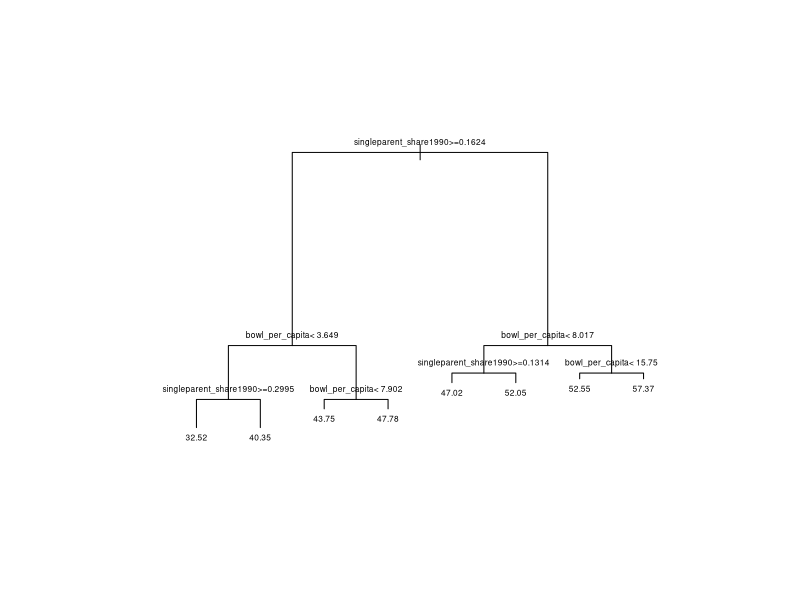
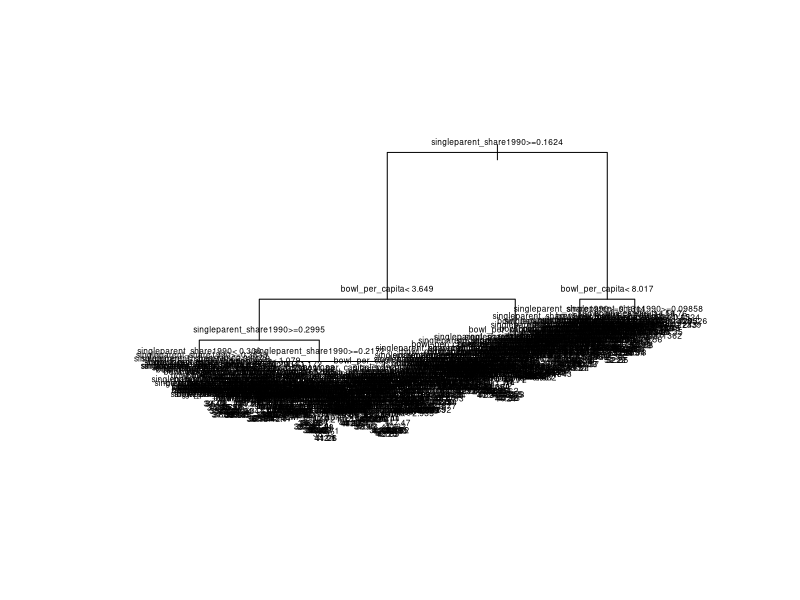

R code for these plots, in order:
#  Gregory A. Bruich, Ph.D.
#  Economics 50, Harvard University
#  Send corrections and suggestions to gbruich@fas.harvard.edu
#
#  File: 	lab6_2023_starter_v1.R
#
#  Description:
#  
#  The following program reads in the data set and splits the data at random
#  into training and test subsamples. Then it estimates a multivariate regression,
#  predicts kfr_pooled_pooled_p25 in both the training and test samples,
#  and computes the RMSPE in each of these samples.  It then estimates a small
#  decision tree followed by a large decision tree and similarly predicts 
#  kfr_pooled_pooled_p25 and computes the RMSPE in both the test and training
#  subsamples.  It also creates a visualizations of the estimated decision trees.  
#
#  The code may have some typos -- please be on the look out for them -- and to 
#  receive credit for the lab you have to make edits to estimate your own 
#  regressions and decision trees.  These are simply examples of what you might
#  what to  do in your analysis, but you are expected to make an effort to 
#  understand what you are doing with the code.
#
#  Inputs:  mobility.dta (download from canvas)
#           rpart library for decision trees
#           haven library to load stata data sets into R
#
#  Outputs: figure1.png, figure2.png

rm(list=ls()) # removes all objects from the environment
cat('\014') # clears the console

###Load packages
if (!require(haven)) install.packages("haven"); library(haven)
if (!require(rpart)) install.packages("rpart"); library(rpart)

## Read in data 
mobility <- read_dta("mobility.dta")
summary(mobility)

#Question 2 example code
HUID <- 50505050 #Replace with your HUID
set.seed(HUID)

#Uniformly distributed random number between 0 and 1
mobility$random_number <- runif(length(mobility$cz))

## Generate a training flag for 50% of the sample
mobility$train_flag <- ifelse(mobility$random_number>= 0.5, 1, 0) 

#Report number of observations in training and test samples
sum(mobility$train_flag)
sum(1-mobility$train_flag)

## Create some data frames that just contain the training and test data
test <- subset(mobility, train_flag == 0)
train <- subset(mobility, train_flag == 1)

#Question 4 example code

### Regression example: modify this code to complete the coding exercise
mobilityreg <- lm(kfr_pooled_pooled_p25 ~ bowl_per_capita + singleparent_share1990, data=train) 
summary(mobilityreg)

### Display data for Milwaukee, WI
summary(subset(mobility, cz == 24100))

#Generate predictions for all observations in the test data
y_test_predictions_ols <- predict(mobilityreg, newdata=test)

#Generate predictions for all observations in the training data
y_train_predictions_ols <- predict(mobilityreg, newdata=train)

#Generate squared prediction errors
OLS_performance_testset <- (test$kfr_pooled_pooled_p25 - y_test_predictions_ols)^2
OLS_performance_trainset <- (train$kfr_pooled_pooled_p25 - y_train_predictions_ols)^2

#Report the root mean squared prediction error
rmspe_test_ols <- sqrt(mean(OLS_performance_testset, na.rm=TRUE))
rmspe_train_ols <- sqrt(mean(OLS_performance_trainset, na.rm=TRUE))

rmspe_test_ols
rmspe_train_ols

#Question 5.	Prediction using decision tree

#### Trees example: modify this code to complete the coding exercise
## Method is rpart()
## Depth 3
mobilitytree <- rpart(kfr_pooled_pooled_p25 ~ bowl_per_capita + singleparent_share1990, 
                      data=train, 
                      maxdepth = 3, 
                      cp=0) 

#Options for rpart
#cp = complexity parameter, which controls the complexity of the tree. 0 is most complex.
#If cp>0 the tree will only grown if the increase in tree size improve the performance of the tree by at least cp.
#maxdepth = maximum depth of any node of the final tree, with the root node counted as depth 0
#Other tuning parameters that can be changed
help("rpart.control")

#Visualize the fitted decision tree
plot(mobilitytree, margin = 0.2) # plot tree
text(mobilitytree, cex = 0.5) # add labels to tree

#Save figure
dev.copy(png,'figure1.png')
dev.off()

#Apply tree to predict Milwaukee, WI
summary(subset(mobility, cz == 24100))

#Calculate predictions for all rows in test and training samples
y_test_predictions_tree <- predict(mobilitytree, newdata=test)
y_train_predictions_tree <- predict(mobilitytree, newdata=train)

#Generate squared prediction errors
tree_performance_testset <- (test$kfr_pooled_pooled_p25 - y_test_predictions_tree)^2
tree_performance_trainset <- (train$kfr_pooled_pooled_p25 - y_train_predictions_tree)^2

#Report the root mean squared prediction error
rmspe_test_tree <- sqrt(mean(tree_performance_testset, na.rm=TRUE))
rmspe_train_tree <- sqrt(mean(tree_performance_trainset, na.rm=TRUE))

#Report the root mean squared prediction error
rmspe_test_tree
rmspe_train_tree

#Question 6 example code
#Estimate large tree
big_tree <-rpart(kfr_pooled_pooled_p25 ~ bowl_per_capita + singleparent_share1990, 
             data=train, 
             maxdepth = 30, 
             cp=0,  
             minsplit = 1, 
             minbucket = 1)

#Visualize the fitted decision tree
plot(big_tree, margin = 0.2) # plot tree
text(big_tree, cex = 0.5) # add labels to tree

#Save figure
dev.copy(png,'figure2.png')
dev.off()

#Calculate predictions for all rows in test and training samples
y_test_predictions_big_tree <- predict(big_tree, newdata=test)
y_train_predictions_big_tree <- predict(big_tree, newdata=train)

#Generate squared prediction errors
big_tree_performance_testset <- (test$kfr_pooled_pooled_p25 - y_test_predictions_big_tree)^2
big_tree_performance_trainset <- (train$kfr_pooled_pooled_p25 - y_train_predictions_big_tree)^2

#Report the root mean squared prediction error
rmspe_test_big_tree <- sqrt(mean(big_tree_performance_testset, na.rm=TRUE))
rmspe_train_big_tree <- sqrt(mean(big_tree_performance_trainset, na.rm=TRUE))

#Report the root mean squared prediction error
rmspe_test_big_tree
rmspe_train_big_tree

#Question 7
#Compare RMSPE for the three models in-sample
#Compare RMSPE for the three models in the pseudo out-of-sample



